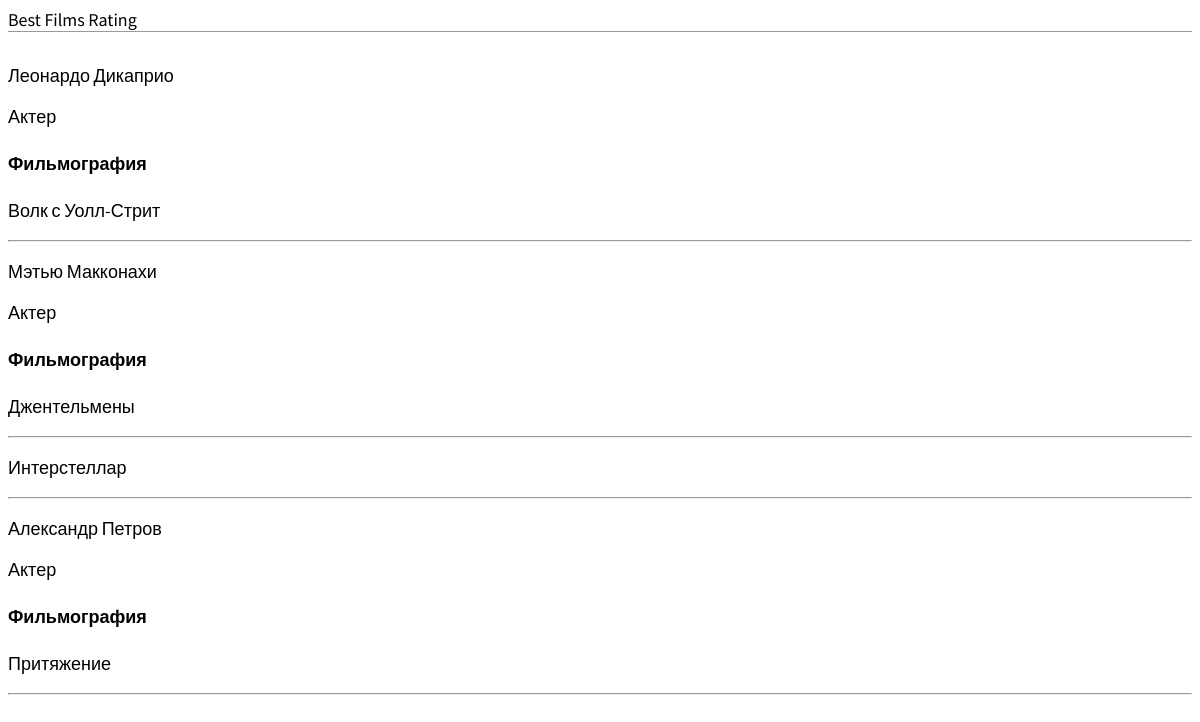
The app's page /caster/ with its own data.
### casters/models.py (models this page shows, shortened)
class Caster(models.Model):
    first_name = models.CharField(max_length=25)
    last_name = models.CharField(max_length=25)
    role = models.CharField(max_length=30)
    movies = models.ManyToManyField(Movie, related_name='films')
    class Meta:
        ordering = ['last_name', 'first_name']

### movies/models.py (models this page shows, shortened)
class Movie(models.Model):
    title = models.CharField(max_length=100)
    description = models.TextField()
    class Meta:
        ordering = ['title']

### casters/views.py (the view)
# urls.py: path('', CasterListView.as_view(), name='caster_list'),
class CasterListView(ListView):
    model = Caster
    template_name = 'caster_list.html'

### movies/templates/caster_list.html (shortened to what this page needs)
{% extends 'base.html' %}
{% block content %}
{% for caster in object_list %}
<div class="caster-entry">
    <p>{{ caster.first_name }} {{ caster.last_name}}</p>
    <p>{{ caster.role }}</p>
    <h4>Фильмография</h4>
    {% for film in caster.movies.all %}
    <p>{{ film.title }}</p>
    <hr>
    {% endfor %}
</div>
{% endfor %}
{% endblock content %}

### movies/static/css/base.css (style rules this page uses)
body { font-family: 'Source Sans Pro', sans-serif; font-size: 18px; }

### records on screen
Caster: first_name "Леонардо", last_name "Дикаприо", role "Актер"
Movie: title "Волк с Уолл-Стрит"
Caster: first_name "Мэтью", last_name "Макконахи", role "Актер"
Movie: title "Джентельмены"
Movie: title "Интерстеллар"
Caster: first_name "Александр", last_name "Петров", role "Актер"
Movie: title "Притяжение"
